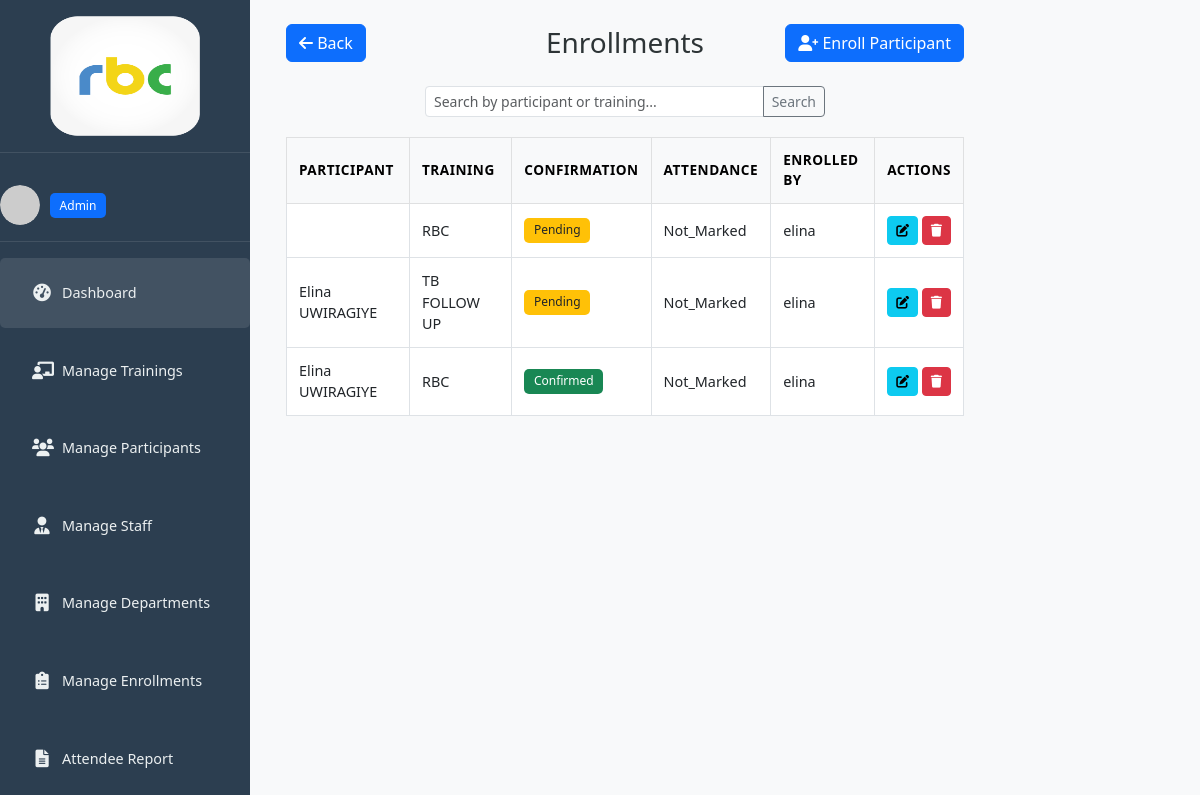
The page /enrollments/ (signed in) on the database as committed earlier.
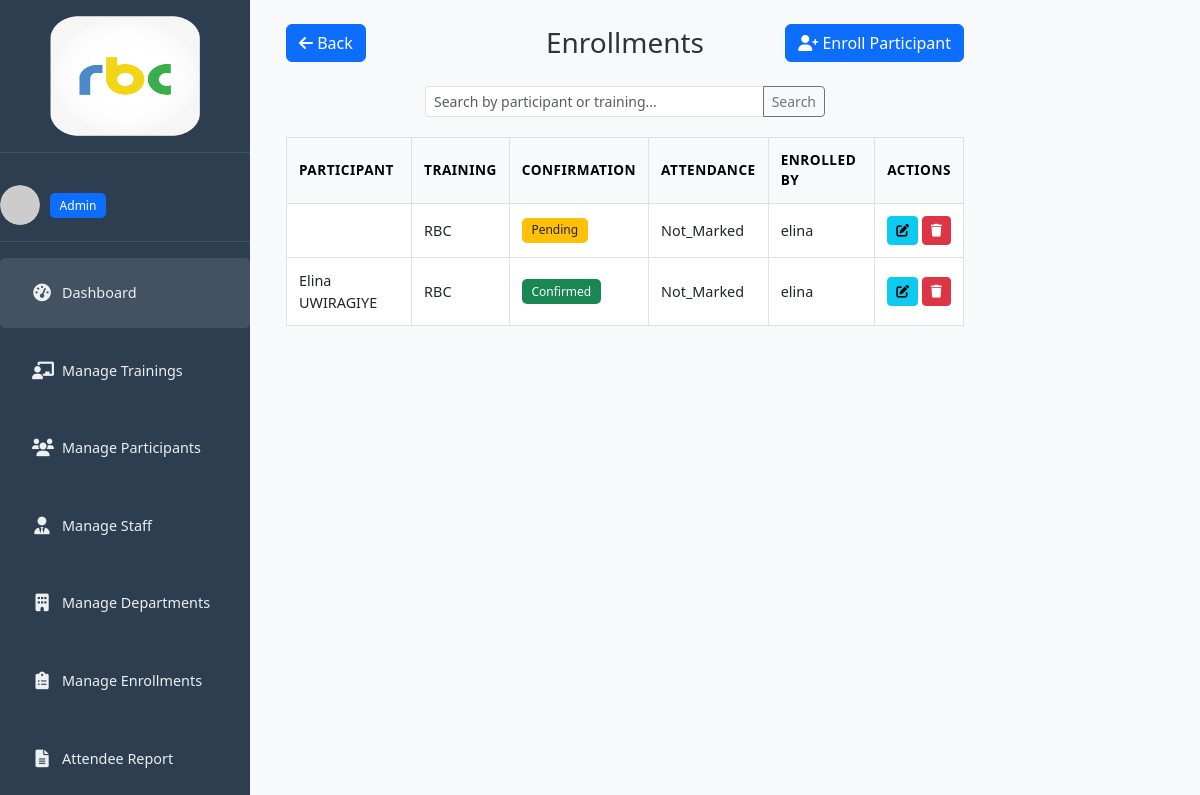
The same page on the database as committed later.
### trainings/models.py (models this page shows, shortened)
class Enrollment(models.Model):
    CONFIRMATION_CHOICES = (
        ('pending', 'Pending'),
        ('confirmed', 'Confirmed'),
        ('declined', 'Declined'),
    )
    ATTENDANCE_CHOICES = (
        ('not_marked', 'Not Marked'),
        ('attended', 'Attended'),
        ('absent', 'Absent'),
    )
    training = models.ForeignKey(Training, on_delete=models.CASCADE)
    participant = models.ForeignKey(
        Participant,
        on_delete=models.CASCADE,
        to_field='national_id',
        db_column='participant_id'
    )
    enrollment_date = models.DateTimeField(auto_now_add=True)
    enrolled_by = models.ForeignKey('Staff', on_delete=models.SET_NULL, null=True)
    confirmation_status = models.CharField(max_length=10, choices=CONFIRMATION_CHOICES, default='pending')
    confirmation_date = models.DateTimeField(null=True, blank=True)
    attendance_status = models.CharField(max_length=15, choices=ATTENDANCE_CHOICES, default='not_marked')
    notes = models.TextField(blank=True)
    invite_token = models.UUIDField(default=uuid.uuid4, editable=False, unique=True)
    class Meta:
        ordering = ['-enrollment_date']

class Training(models.Model):
    STATUS_CHOICES = (
        ('pending', 'Pending Approval'),
        ('approved', 'Approved'),
        ('rejected', 'Rejected'),
        ('in_progress', 'In Progress'),
        ('completed', 'Completed'),
        ('canceled', 'Canceled'),
    )
    title = models.CharField(max_length=200)
    department = models.ForeignKey(Department, on_delete=models.SET_NULL, null=True, blank=True)
    province = models.ForeignKey(Province, on_delete=models.SET_NULL, null=True, blank=True)
    district = models.ForeignKey(District, on_delete=models.SET_NULL, null=True, blank=True)
    venue = models.CharField(max_length=255)
    start_date = models.DateField()
    end_date = models.DateField()
    max_capacity = models.PositiveIntegerField()
    rejection_reason = models.TextField(blank=True, null=True)
    coordinator = models.ForeignKey(
        'Staff',
        on_delete=models.SET_NULL,
        null=True,
        blank=True,
        related_name='coordinated_trainings'
    )
    created_by = models.ForeignKey('Staff', on_delete=models.CASCADE)
    status = models.CharField(max_length=20, choices=STATUS_CHOICES, default='pending')
    created_at = models.DateTimeField(auto_now_add=True)
    class Meta:
        ordering = ['-created_at']

class Staff(AbstractUser):
    ROLE_CHOICES = (
        ('admin', 'Admin'),
        ('regular', 'Regular'),
        ('supervisor', 'Supervisor'),
    )
    contact_number = models.CharField(max_length=20, blank=True)
    position = models.CharField(max_length=100, blank=True)
    department = models.ForeignKey(Department, on_delete=models.SET_NULL, null=True, blank=True)
    role = models.CharField(max_length=50, choices=ROLE_CHOICES, null=True, blank=True)
    profile_picture = models.ImageField(upload_to='profile_pics/', null=True, blank=True)
    active = models.BooleanField(default=False)

class Participant(models.Model):
    national_id = models.CharField(
        primary_key=True,
        max_length=16,
        validators=[
            RegexValidator(
                regex=r'^[0-9]{1,16}$|^[a-zA-Z0-9]{1,50}$',
                message="Enter a valid National ID or Staff ID."
            )
        ],
        verbose_name="National ID"
    )
    full_name = models.CharField(max_length=100)
    email = models.EmailField(unique=True)
    phone = models.CharField(max_length=20, blank=True)
    department = models.ForeignKey(Department, on_delete=models.SET_NULL, null=True, blank=True)
    position = models.CharField(max_length=100, blank=True)
    notes = models.TextField(blank=True)
    profile_picture = models.ImageField(upload_to='participant_photos/', null=True, blank=True)
    class Meta:
        ordering = ['full_name']

### trainings/views.py (the view)
# urls.py: path('enrollments/', views.enrollment_list, name='enrollment_list'),
@login_required
def enrollment_list(request):
    staff = request.user
    query = request.GET.get('q')
    enrollments = Enrollment.objects.all()
    if query:
        enrollments = enrollments.filter(
            Q(participant__full_name__icontains=query) |
            Q(training__title__icontains=query)
        )
    return render(request, 'trainings/enrollment_list.html', {
        'enrollments': enrollments,
        'staff': staff
    })

### trainings/templates/trainings/enrollment_list.html (shortened to what this page needs)
{% extends 'base.html' %}
{% block content %}
<div class="d-flex">
  {% include 'trainings/sidebar.html' %}
  <div class="main-content px-4 pt-4 w-100">
    <div class="row align-items-center mb-4">
      <div class="col-md-4 text-start">
        <a href="{% url 'dashboard' %}" class="btn btn-primary">
          <i class="fas fa-arrow-left"></i> Back
        </a>
      </div>
      <div class="col-md-4 text-center">
        <h3 class="mb-0">Enrollments</h3>
      </div>
      <div class="col-md-4 text-end">
        <a href="{% url 'enrollment_create' %}" class="btn btn-primary">
          <i class="fas fa-user-plus"></i> Enroll Participant
        </a>
      </div>
    </div>
    <form method="get" class="mb-3 d-flex justify-content-center">
      <div class="input-group input-group-sm" style="max-width: 400px; width: 100%;">
        <input type="text" name="q" class="form-control" placeholder="Search by participant or training..." value="{{ request.GET.q }}">
        <button class="btn btn-outline-secondary" type="submit">Search</button>
      </div>
    </form>
    {% if enrollments %}
    <div class="table-responsive">
      <table class="table table-bordered table-sm align-middle">
        <thead class="table-light">
          <tr>
            <th>Participant</th>
            <th>Training</th>
            <th>Confirmation</th>
            <th>Attendance</th>
            <th>Enrolled By</th>
            <th class="text-center">Actions</th>
          </tr>
        </thead>
        <tbody>
          {% for e in enrollments %}
          <tr>
            <td>{{ e.participant.full_name }}</td>
            <td>{{ e.training.title }}</td>
            <td>
              {% if e.confirmation_status == 'confirmed' %}
                <span class="badge bg-success">Confirmed</span>
              {% elif e.confirmation_status == 'pending' %}
                <span class="badge bg-warning text-dark">Pending</span>
              {% elif e.confirmation_status == 'declined' %}
                <span class="badge bg-danger">Declined</span>
              {% else %}
                <span class="badge bg-secondary">{{ e.confirmation_status|title }}</span>
              {% endif %}
            </td>
            <td>{{ e.attendance_status|default:"-"|title }}</td>
            <td>{{ e.enrolled_by.username }}</td>
            <td class="text-center">
              <a href="{% url 'enrollment_edit' e.pk %}" class="btn btn-sm btn-info" title="Edit">
                <i class="fas fa-edit"></i>
              </a>
              <form action="{% url 'enrollment_delete' e.pk %}" method="post" class="d-inline">
                <button type="submit" class="btn btn-sm btn-danger" title="Delete" onclick="return confirm('Are you sure you want to delete this enrollment?');">
                  <i class="fas fa-trash"></i>
                </button>
              </form>
            </td>
          </tr>
          {% endfor %}
        </tbody>
      </table>
    </div>
    {% else %}
    <div class="text-center py-4">
      <i class="fas fa-clipboard-list fa-3x text-muted mb-3"></i>
      <h4>No enrollments found</h4>
      <p>Add your first enrollment using the "Enroll Participant" button above.</p>
    </div>
    {% endif %}
  </div>
</div>
{% endblock %}

Rows that differ between the two databases and show on the page:
removed Enrollment: participant.full_name "Elina UWIRAGIYE", training "TB FOLLOW UP", confirmation_status "Pending", attendance_status "Not_Marked", enrolled_by.username "elina"
